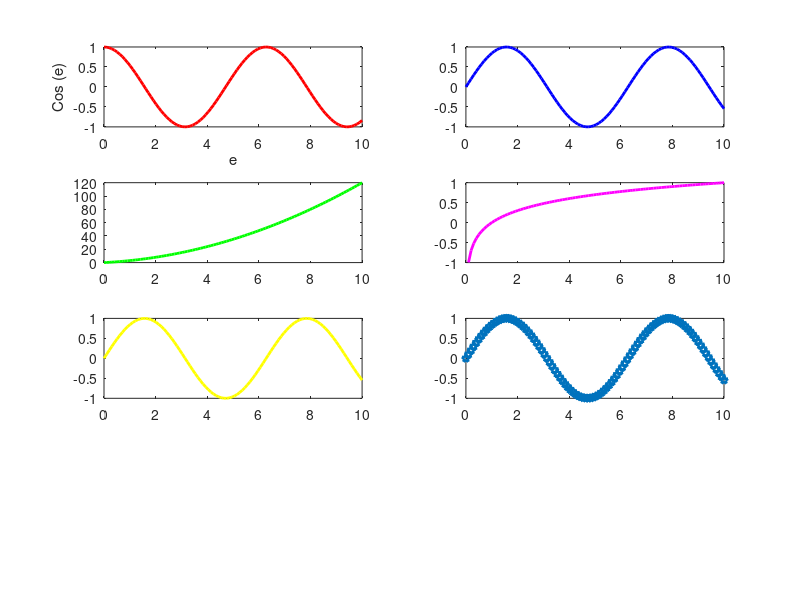

Write the MATLAB code that produced this figure.














e = linspace(0,10);
f1 = cos(e);
f2= sin(e);
f3 = e.^2+2*e;
f4= log10(e);
f5 = e.^2+2*e;
f6= log10(e);

subplot(4, 2, 1)
plot(e , f1,'r','LineWidth',2)
xlabel('e')
ylabel('Cos (e)')
subplot(4, 2, 2)
plot(e, f2 ,'b','linewidth',2)
subplot(4,2,3)
plot(e,f3,'g','linewidth',2)
subplot(4,2,4)
plot(e, f4, 'm','linewidth',2)
subplot(4,2,5)
plot(e, f2 ,'y','linewidth',2)
subplot(4,2,6)
plot(e, f2 ,'p','linewidth',2)



